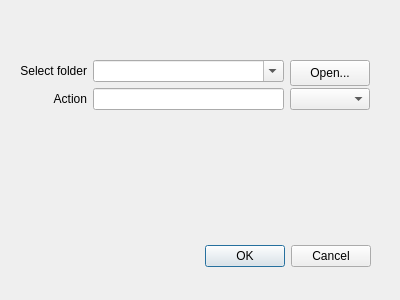
<?xml version="1.0" encoding="UTF-8"?>
<ui version="4.0">
 <class>Dialog</class>
 <widget class="QDialog" name="Dialog">
  <property name="geometry">
   <rect>
    <x>0</x>
    <y>0</y>
    <width>400</width>
    <height>300</height>
   </rect>
  </property>
  <property name="sizePolicy">
   <sizepolicy hsizetype="Fixed" vsizetype="Fixed">
    <horstretch>0</horstretch>
    <verstretch>0</verstretch>
   </sizepolicy>
  </property>
  <property name="minimumSize">
   <size>
    <width>400</width>
    <height>300</height>
   </size>
  </property>
  <property name="maximumSize">
   <size>
    <width>400</width>
    <height>300</height>
   </size>
  </property>
  <property name="windowTitle">
   <string>Dialog</string>
  </property>
  <widget class="QDialogButtonBox" name="buttonBox">
   <property name="geometry">
    <rect>
     <x>30</x>
     <y>240</y>
     <width>341</width>
     <height>32</height>
    </rect>
   </property>
   <property name="orientation">
    <enum>Qt::Horizontal</enum>
   </property>
   <property name="standardButtons">
    <set>QDialogButtonBox::Cancel|QDialogButtonBox::Ok</set>
   </property>
  </widget>
  <widget class="QWidget" name="">
   <property name="geometry">
    <rect>
     <x>20</x>
     <y>60</y>
     <width>350</width>
     <height>92</height>
    </rect>
   </property>
   <layout class="QGridLayout" name="gridLayout">
    <property name="sizeConstraint">
     <enum>QLayout::SetMaximumSize</enum>
    </property>
    <item row="0" column="2">
     <widget class="QPushButton" name="folderOpenButton">
      <property name="sizePolicy">
       <sizepolicy hsizetype="Preferred" vsizetype="Preferred">
        <horstretch>0</horstretch>
        <verstretch>0</verstretch>
       </sizepolicy>
      </property>
      <property name="minimumSize">
       <size>
        <width>75</width>
        <height>26</height>
       </size>
      </property>
      <property name="maximumSize">
       <size>
        <width>180</width>
        <height>126</height>
       </size>
      </property>
      <property name="text">
       <string>Open...</string>
      </property>
     </widget>
    </item>
    <item row="1" column="1">
     <widget class="QLineEdit" name="actionEdit"/>
    </item>
    <item row="0" column="0">
     <widget class="QLabel" name="label">
      <property name="text">
       <string>Select folder</string>
      </property>
      <property name="alignment">
       <set>Qt::AlignRight|Qt::AlignTrailing|Qt::AlignVCenter</set>
      </property>
     </widget>
    </item>
    <item row="1" column="0">
     <widget class="QLabel" name="label_2">
      <property name="text">
       <string>Action</string>
      </property>
      <property name="alignment">
       <set>Qt::AlignRight|Qt::AlignTrailing|Qt::AlignVCenter</set>
      </property>
     </widget>
    </item>
    <item row="1" column="2">
     <widget class="QComboBox" name="actionComboBox"/>
    </item>
    <item row="0" column="1">
     <widget class="QComboBox" name="folderEdit">
      <property name="minimumSize">
       <size>
        <width>180</width>
        <height>0</height>
       </size>
      </property>
      <property name="editable">
       <bool>true</bool>
      </property>
     </widget>
    </item>
   </layout>
  </widget>
 </widget>
 <resources/>
 <connections>
  <connection>
   <sender>buttonBox</sender>
   <signal>accepted()</signal>
   <receiver>Dialog</receiver>
   <slot>accept()</slot>
   <hints>
    <hint type="sourcelabel">
     <x>248</x>
     <y>254</y>
    </hint>
    <hint type="destinationlabel">
     <x>157</x>
     <y>274</y>
    </hint>
   </hints>
  </connection>
  <connection>
   <sender>buttonBox</sender>
   <signal>rejected()</signal>
   <receiver>Dialog</receiver>
   <slot>reject()</slot>
   <hints>
    <hint type="sourcelabel">
     <x>316</x>
     <y>260</y>
    </hint>
    <hint type="destinationlabel">
     <x>286</x>
     <y>274</y>
    </hint>
   </hints>
  </connection>
 </connections>
</ui>
